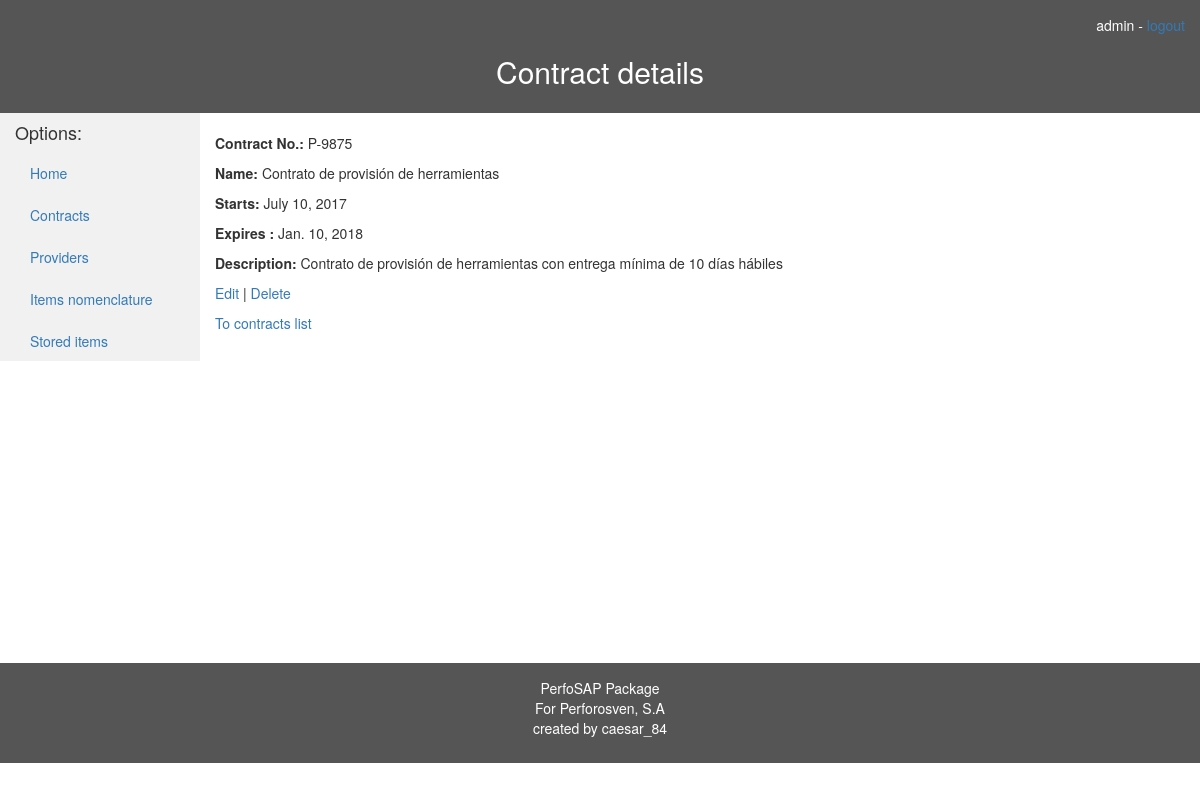
The app's page /almacen/contract/4 (signed in) with its own data.
### almacen/models.py (models this page shows, shortened)
class Contract(models.Model):
    name = models.CharField(max_length=100, help_text="Name")
    number = models.CharField(max_length=50, help_text="Contract number")
    description = models.TextField(help_text="Contract description")
    start_date = models.DateField(help_text="Start date")
    expiry_date = models.DateField(help_text="Expiry date")
    class Meta:
        ordering = ["-expiry_date", "start_date", "name"]
    @property
    def is_expired(self):
        return self.expiry_date < datetime.date.today()

### almacen/views.py (the view)
# urls.py: url(r'^contract/(?P<pk>\d+)$', views.ContractDetailView.as_view(), name='contract-detail'),
@method_decorator(login_required, name='dispatch')
class ContractDetailView(generic.DetailView):
    model = Contract

### almacen/templates/almacen/contract_detail.html
{% extends 'base_template.html' %}
{% block header %}
    <h2 id="center">Contract details</h2>
{% endblock %}
{% block content %}
	<p><strong>Contract No.: </strong> {{ contract.number }} </p>
	<p><strong>Name: </strong> {{ contract.name }} </p>
	<p><strong>Starts: </strong> {{ contract.start_date }} </p>
	<p style="color: {% if contract.is_expired %}#f75526{% endif %}"><strong>{% if contract.is_expired %}Expired{% else %}Expires {% endif %}: </strong> {% if contract.expiry_date == None %} Indefinite {% else %} {{contract.expiry_date}} {% endif %} </p>
	<p><strong>Description: </strong> {{ contract.description }} </p>
    <p>
        <a href="{% url 'almacen:edit-contract' contract.pk %}">Edit</a> |
        <a href="{% url 'almacen:delete-contract' contract.pk %}">Delete</a>
    </p>
    <p><a href="{% url 'almacen:contracts' %}">To contracts list</a></p>
{% endblock %}

### almacen/templates/base_template.html (shortened to what this page needs)
<!DOCTYPE html>
<html lang="en">
<head>
    <link rel="stylesheet" href="https://maxcdn.bootstrapcdn.com/bootstrap/3.3.7/css/bootstrap.min.css"/>
    {% load static %}
    <link rel="stylesheet" href="{% static 'css/styles.css' %}">
</head>
<body>
<header id="center">
    <div style="text-align: right">
        {% if user.is_authenticated %}
            {{ user.get_username }}
            -
            <a href="{% url 'logout' %}?next={{ request.path }}">logout</a>
        {% else %}
            <p><a href="{% url 'login' %}?next={{ request.path }}">Login</a></p>
        {% endif %}
        {% block header %} {% endblock %}
    </div>
</header>
<div class="container-fluid">
    <div class="content">
        <div class="row">
            <div class="col-sm-2 sidenav">
                <h4>Options: </h4>
                {% block sidebar %}
                    <ul class="nav nav-pills nav-stacked">
                        <li><a href="{% url 'almacen:index' %}">Home</a></li>
                        <li><a href="{% url 'almacen:contracts' %}">Contracts</a></li>
                        <li><a href="{% url 'almacen:providers' %}">Providers</a></li>
                        <li><a href="{% url 'almacen:items' %}">Items nomenclature</a></li>
                        <li><a href="{% url 'almacen:storeditems' %}">Stored items</a></li>
                    </ul>
                {% endblock %}
            </div>
            <div class="col-sm-9 ">
                <br>
                {% block content %}{% endblock %}
            </div>
        </div>
    </div>
</div>
<footer id="center" class="container-fluid">
    <p>
        PerfoSAP Package<br>
        For Perforosven, S.A<br>
        created by caesar_84
    </p>
</footer>
</body>
</html>

### almacen/static/css/styles.css (style rules this page uses)
header, footer { background-color: #555; color: white; padding: 15px; }
.sidenav { background-color: #f1f1f1; height: 100%; }
.content { height: 550px }
#center { text-align: center }

### records on screen
Contract: number "P-9875", name "Contrato de provisión de herramientas", start_date "July 10, 2017", expiry_date "Jan. 10, 2018", description "Contrato de provisión de herramientas con entrega mínima de 10 días hábiles"

### other values on screen
{{ user.get_username }} "admin"
